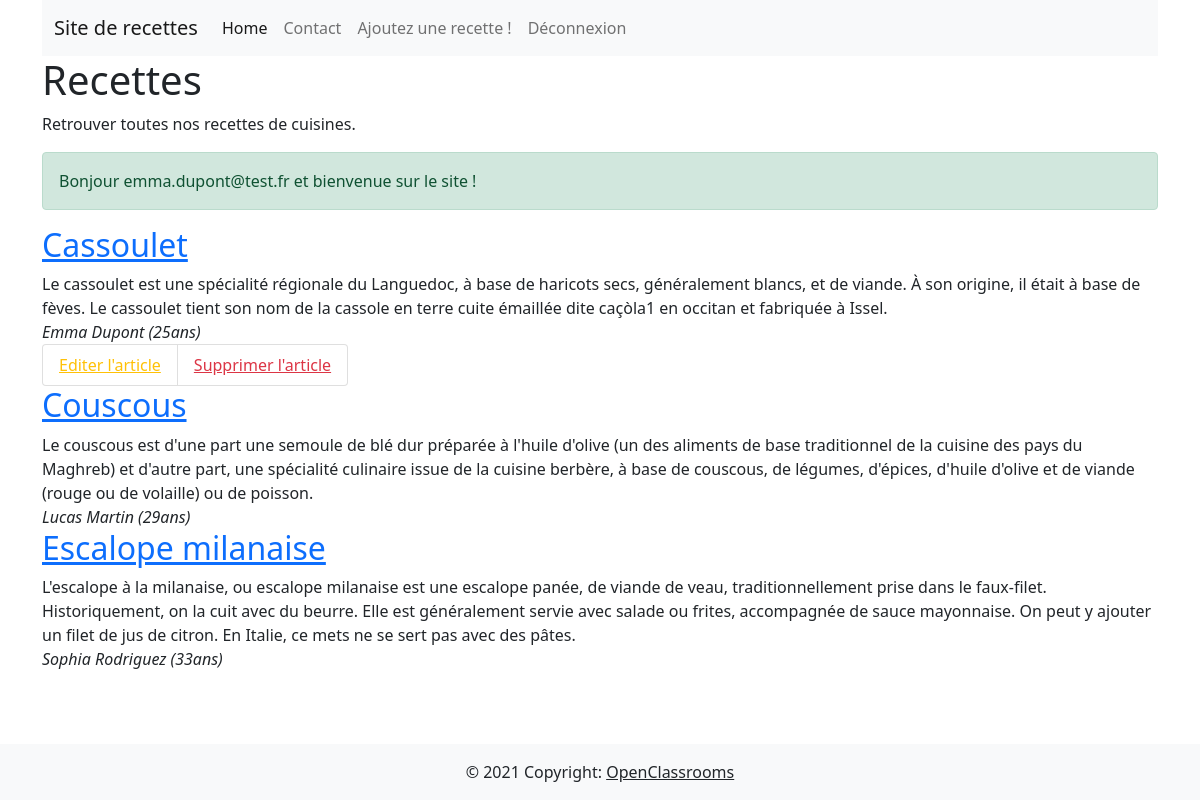
/index.php (signed in), run on the app's committed database.
### tables this page shows
CREATE TABLE `recipes` (
  `recipe_id` int(11) NOT NULL,
  `titre` varchar(128) NOT NULL,
  `recette` text NOT NULL,
  `auteur` varchar(255) NOT NULL,
  `disponible` tinyint(1) NOT NULL
);

CREATE TABLE `users` (
  `user_id` int(11) NOT NULL,
  `fullname` varchar(64) NOT NULL,
  `email` varchar(255) NOT NULL,
  `password` varchar(255) NOT NULL,
  `age` int(11) NOT NULL
);

### lib/variables.php (called while the page is built)
<?php
    $sqlQueryRecettes = "SELECT * FROM recipes WHERE disponible = :disponible";
    $recettesStatement = $mysqlClient -> prepare($sqlQueryRecettes);
    $recettesStatement -> execute([
        "disponible" => 1,
    ]);
    $recettes = $recettesStatement -> fetchAll();
    $sqlQueryUsers = "SELECT * FROM users";
    $usersStatement = $mysqlClient -> prepare($sqlQueryUsers);
    $usersStatement -> execute();
    $users = $usersStatement -> fetchAll();
?>

### lib/fonctions.php (called while the page is built, shortened)
<?php
    function displayAuthor (string $authorEmail, array $users) : string
    {
        foreach($users as $user) {
            if($authorEmail === $user["email"]) {
                return $user["fullname"] . ' (' . $user["age"] . 'ans)';
            }
        }
        return "Auteur inconnu";
    }
?>

### index.php (the view, shortened to what this page needs)
<?php
require_once(__DIR__."/sql/databaseconnect.php");
require_once(__DIR__."/lib/fonctions.php");
require_once(__DIR__."/lib/variables.php");
?>
<!DOCTYPE html>
<html>
    <head>
        <link
            href="https://cdn.jsdelivr.net/npm/bootstrap@5.0.2/dist/css/bootstrap.min.css"
            rel="stylesheet"
        >
    </head>
    <body class="d-flex flex-column min-vh-100">
        <div class="container">
            <?php require_once(__DIR__."/inclut/header.php");?>
            <h1>Recettes</h1>
            <p>
                Retrouver toutes nos recettes de cuisines.<br />
            </p>
            <?php require_once(__DIR__."/_login.php")?>
            <?php foreach($recettes as $recette) { ?>
                <article>
                    <h2><a href="_recipes_read.php?id=<?php echo($recette['recipe_id']); ?>"><?php echo($recette['titre']); ?></a></h2>
                    <div> <?php echo $recette["recette"] ?></div>
                    <i> <?php echo displayAuthor($recette["auteur"] , $users) ?> </i>
                    <?php if (isset($_SESSION['LOGGED_USER']) && $recette['auteur'] === $_SESSION['LOGGED_USER']['email']) { ?>
                        <ul class="list-group list-group-horizontal">
                            <li class="list-group-item"><a class="link-warning" href="_recipes_update.php?id=<?php echo($recette['recipe_id']); ?>">Editer l'article</a></li>
                            <li class="list-group-item"><a class="link-danger" href="_recipes_delete.php?id=<?php echo($recette['recipe_id']); ?>">Supprimer l'article</a></li>
                        </ul>
                    <?php } ?>
                </article>
            <?php } ?>
        </div>
        <?php require_once(__DIR__."/inclut/footer.php");?>
    </body>
</html>

### data on the page
recipes: titre "Cassoulet", recette "Le cassoulet est une spécialité régionale du Languedoc, à base de haricots secs, généralement blancs, et de viande. À son origine, il était à base de fèves. Le cassoulet tient son nom de la cassole en terre cuite émaillée dite caçòla1 en occitan et fabriquée à Issel.", auteur.age "Emma Dupont (25ans)"
recipes: titre "Couscous", recette "Le couscous est d'une part une semoule de blé dur préparée à l'huile d'olive (un des aliments de base traditionnel de la cuisine des pays du Maghreb) et d'autre part, une spécialité culinaire issue de la cuisine berbère, à base de couscous, de légumes, d'épices, d'huile d'olive et de viande (rouge ou de volaille) ou de poisson.", auteur.age "Lucas Martin (29ans)"
recipes: titre "Escalope milanaise", recette "L'escalope à la milanaise, ou escalope milanaise est une escalope panée, de viande de veau, traditionnellement prise dans le faux-filet. Historiquement, on la cuit avec du beurre. Elle est généralement servie avec salade ou frites, accompagnée de sauce mayonnaise. On peut y ajouter un filet de jus de citron. En Italie, ce mets ne se sert pas avec des pâtes.", auteur.age "Sophia Rodriguez (33ans)"

### other printed values
$_SESSION["LOGGED_USER"]["email"] "emma.dupont@test.fr"
